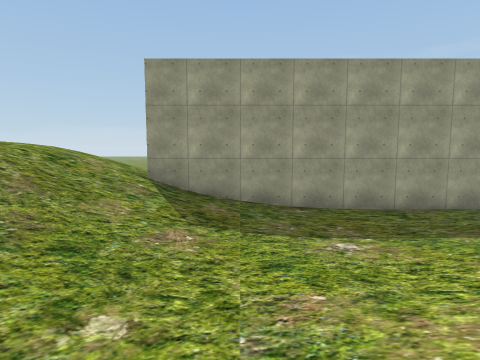
View 1 (above)

14 first-person views from a walk through a Unity game level. The camera is 1.5 m above the floor, tilts 6° down and sees 75° across. The floor is counted in squares, 2 m on a side. Each view is taken from the middle of a square. On the plan, view 1 faces up. The plan holds only what a view shows up to about 10 squares ahead; the rest is blank. The place goes on beyond the plan. The player is left out. Some surface patterns are stand-ins.

View 2
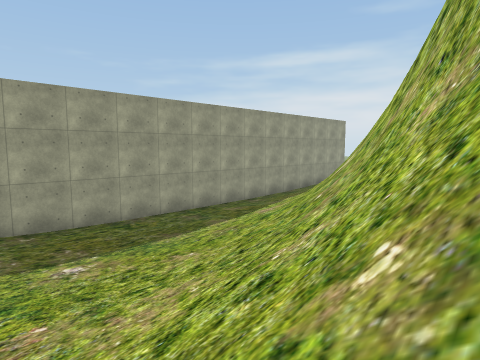

View 3
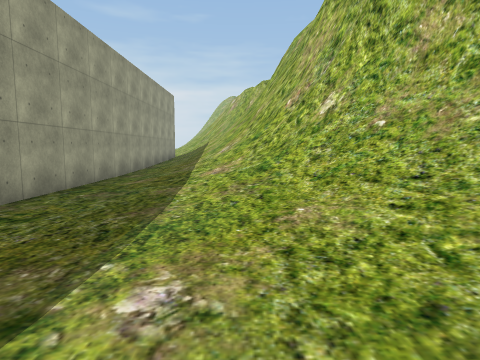

View 4
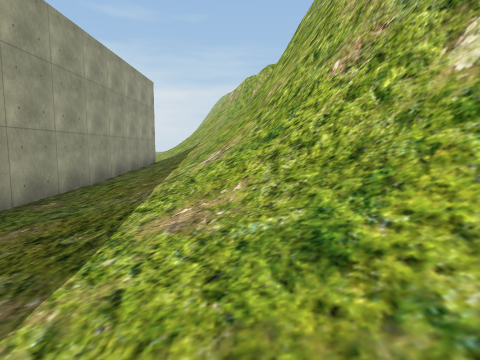

View 5
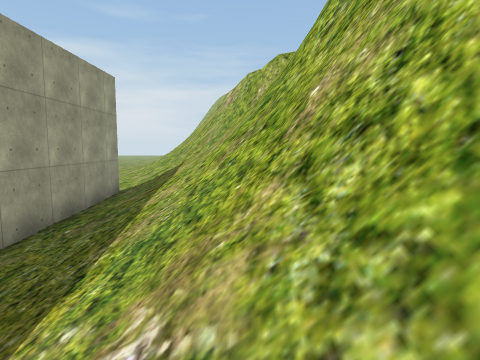

View 6
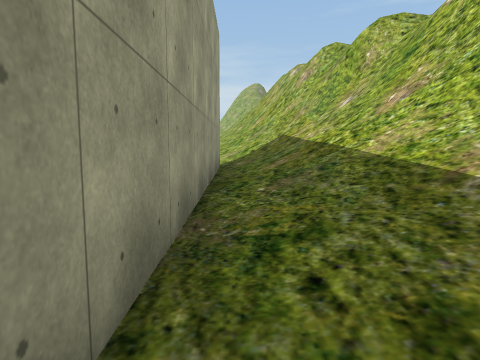

View 7
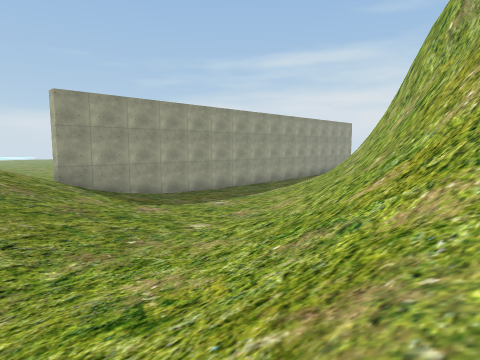

View 8
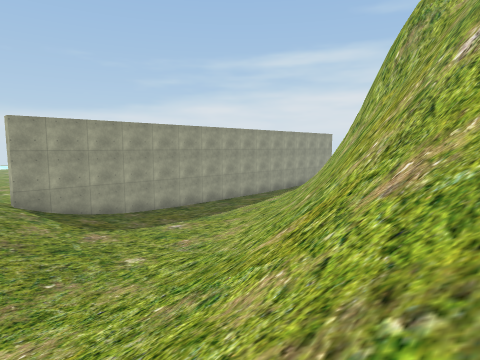

View 9
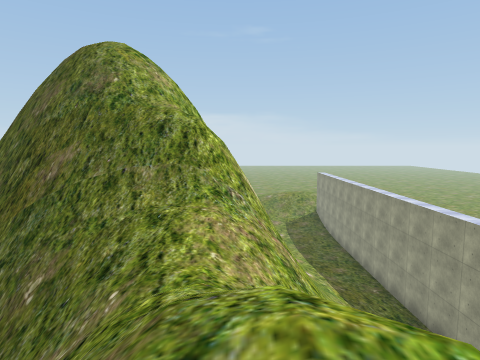

View 10
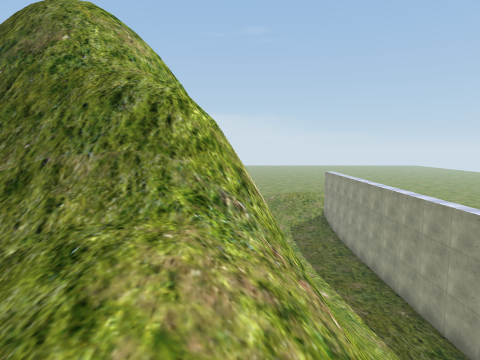

View 11
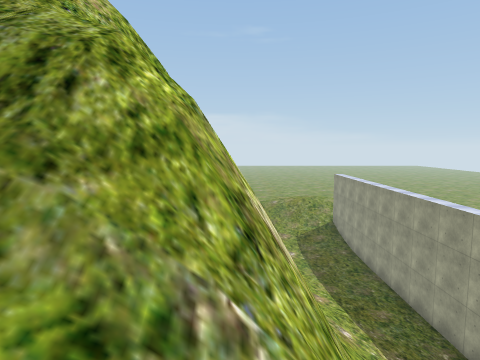

View 12
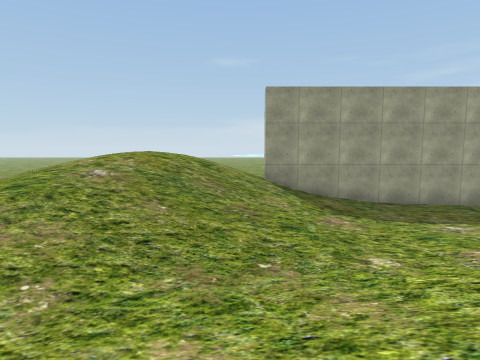

View 13
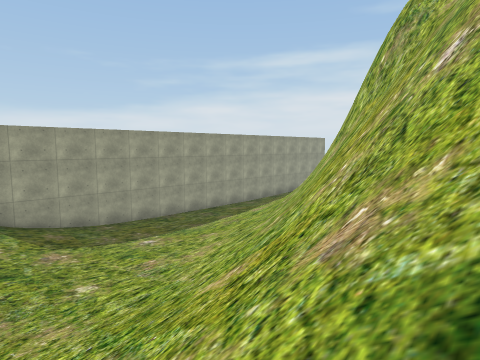

View 14
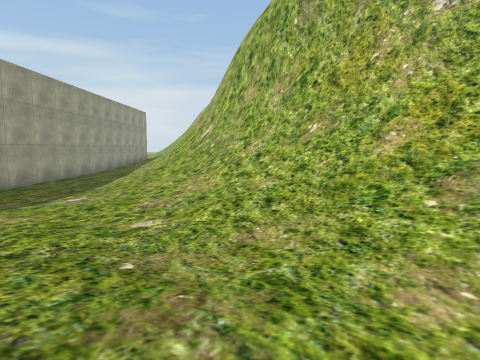

### Floor plan
Key: @ floor where view 1 was taken; # wall or solid block; . main floor; : floor 0.25 m higher than the main floor; - floor 0.5 m lower than the main floor; _ floor 0.75 m lower than the main floor; + floor 2 m higher than the main floor; * floor 2.25 m higher than the main floor; / step, stairs or slope; = window, fence, low wall or low ledge; v drop or lower ground.
Columns run from 5 left of view 1 to 20 right of it. Each row starts with its distance up from view 1.
  8 *+/####################
  7 *///.-__________---..////
  6 ////.-______---./////////
  5 ////.-____--////////////#
  4 ///.--__--////////###=/##
  3 //..----.////###########/
  2 :..---.////####   vv//////
  1 .....////####vvvvv//////v
  0 ..../@//### v   v///////
 -1 .://///## vv/   ////v=/
 -2  /////##vvv/      vvv
 -3 /////##vvv       vv
 -4  ////=           v

Positions as (right, up) in squares from view 1, and headings:
1: (0, 0), facing up
2: (0, -1), facing up-right
3: (0, 4), facing right
4: (4, 4), facing right
5: (8, 4), facing right
6: (9, 7), facing right
7: (-5, -3), facing up-right
8: (-4, -4), facing up-right
9: (20, 2), facing left
10: (18, 2), facing left
11: (16, 2), facing left
12: (-3, -2), facing up
13: (-3, -4), facing up-right
14: (-5, 1), facing right
